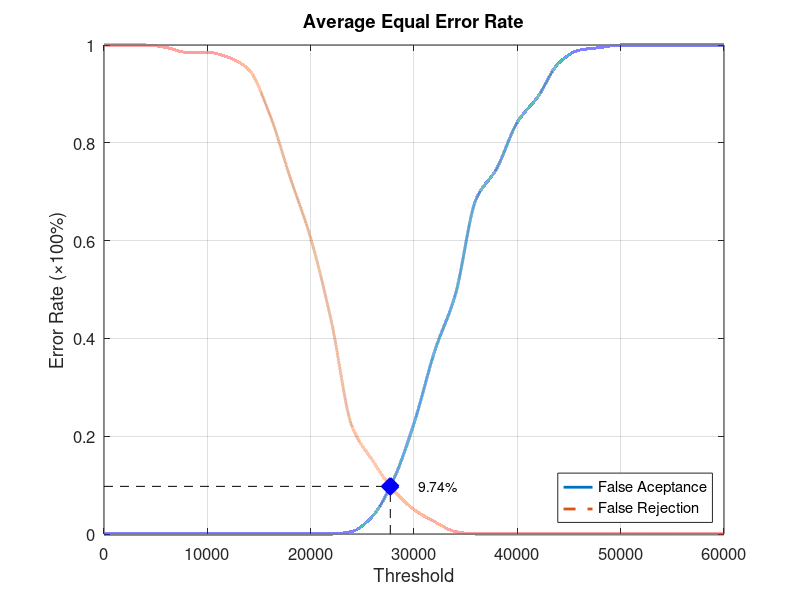
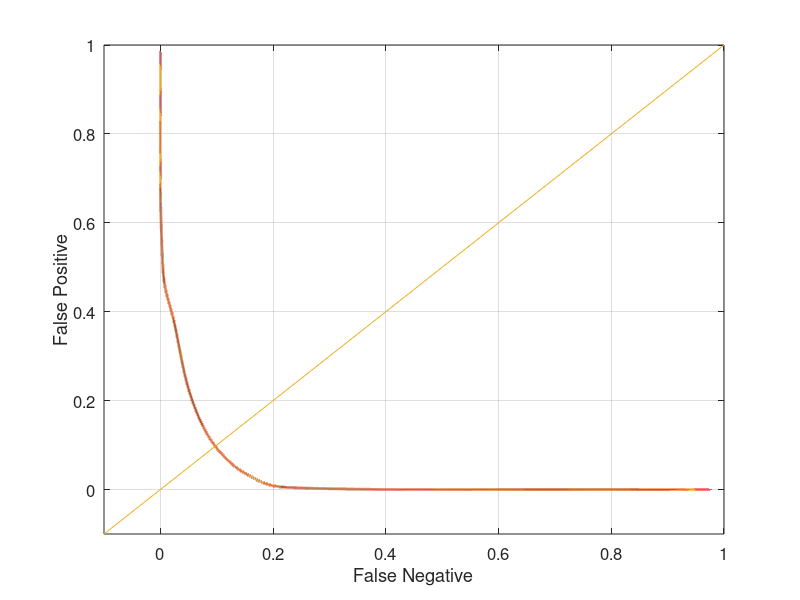

Write the MATLAB code that produced these figures, in order.
function yEER = Database1_1
close all;
clear;
clc;
x = 0:2000:60000;
xq = 0:0.5:60000;

y0 = [0 0 0 0 0 0 0 0 0 0 0 0 0.00526316 0.0368421 0.110526 0.226316 0.373684 0.489474 0.684211 0.747368 0.842105 0.894737 0.963158 0.989474 0.994737 1 1 1 1 1 1];
yy0 = interp1(x, y0, xq, 'pchip');
y1 = [1 1 1 0.995 0.985 0.985 0.975 0.95 0.86 0.73 0.605 0.435 0.22 0.15 0.09 0.05 0.025 0.005 0 0 0 0 0 0 0 0 0 0 0 0 0];
yy1 = interp1(x, y1, xq, 'pchip');

% Calculating EER: 
y2 = abs(y0 - y1);
find(y2 == min(y2))
yy2 = abs(yy0 - yy1);
xEER = find(yy2 == min(yy2));
xEERIndex = xq(xEER) % X-axis EER
yEER = yy0(xEER) % Y-axis EER

main = figure
plot(xq, yy0,'-','LineWidth', 2);	hold on
plot(xq, yy1,'--','LineWidth', 2);	hold on
plot([xEERIndex xEERIndex], [0 yEER], 'k--');	hold on
plot([0 xEERIndex], [yEER yEER], 'k--');	hold on
plot(xEERIndex, yEER, 'bx', 'LineWidth', 10);	hold on
text(xEERIndex + 10 * xEERIndex / 100, yEER, [num2str(round((10000 * yEER)) / 100) '%'])
legend('False Aceptance', 'False Rejection', 'Location', 'SouthEast')
xlabel('Threshold')
ylabel('Error Rate (\times100%)')
title('Average Equal Error Rate')
set(gca, 'FontSize', 12)
axis([0 60000 0 1])
grid on

print(main, 'Database1_1Main', '-dpng');
FNRxFPR = figure('Color', [1 1 1]);
plot(yy1, yy0, '-', yy1, yy0, 'LineWidth', 2);
hold on
y = -0.1:0.1:1
plot(y, y); 
set(gca, 'FontSize', 12)
xlabel('False Negative')
ylabel('False Positive')
axis([-0.1 1 -0.1 1])
set(gca, 'FontSize', 12)
grid on

print(FNRxFPR, 'Database1_1FNRxFPR','-dpng');
end
